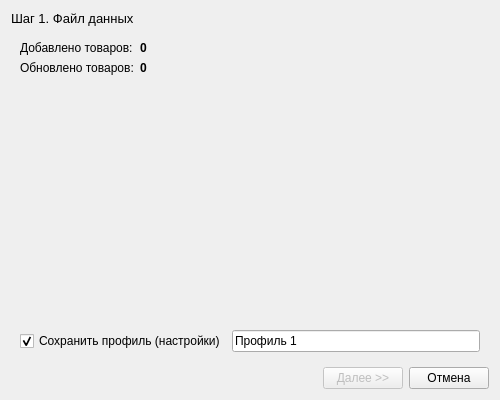
<?xml version="1.0" encoding="UTF-8"?>
<ui version="4.0">
 <class>DialogProductsMasterImport</class>
 <widget class="QDialog" name="DialogProductsMasterImport">
  <property name="geometry">
   <rect>
    <x>0</x>
    <y>0</y>
    <width>500</width>
    <height>400</height>
   </rect>
  </property>
  <property name="windowTitle">
   <string>Импорт товаров из XLSX, CSV, XML</string>
  </property>
  <layout class="QVBoxLayout" name="verticalLayout">
   <item>
    <widget class="QLabel" name="labelStepInfo">
     <property name="font">
      <font>
       <pointsize>10</pointsize>
      </font>
     </property>
     <property name="text">
      <string>Шаг 1. Файл данных</string>
     </property>
    </widget>
   </item>
   <item>
    <widget class="QStackedWidget" name="stackedWidget">
     <property name="currentIndex">
      <number>2</number>
     </property>
     <widget class="QWidget" name="pageSettings">
      <layout class="QVBoxLayout" name="verticalLayout_2">
       <item>
        <widget class="QLabel" name="label">
         <property name="text">
          <string>Файл импорта</string>
         </property>
        </widget>
       </item>
       <item>
        <layout class="QHBoxLayout" name="horizontalLayout_4">
         <item>
          <widget class="QLineEdit" name="lineEditFile">
           <property name="enabled">
            <bool>true</bool>
           </property>
           <property name="readOnly">
            <bool>true</bool>
           </property>
          </widget>
         </item>
         <item>
          <widget class="QToolButton" name="toolButtonFileOpen">
           <property name="toolTip">
            <string>Выбрать папку эскпорта</string>
           </property>
           <property name="text">
            <string>...</string>
           </property>
          </widget>
         </item>
        </layout>
       </item>
       <item>
        <widget class="QWidget" name="widgetSettings" native="true">
         <layout class="QGridLayout" name="gridLayout">
          <property name="leftMargin">
           <number>1</number>
          </property>
          <property name="topMargin">
           <number>1</number>
          </property>
          <property name="rightMargin">
           <number>1</number>
          </property>
          <property name="bottomMargin">
           <number>1</number>
          </property>
          <property name="spacing">
           <number>6</number>
          </property>
          <item row="0" column="0">
           <widget class="QLabel" name="label_3">
            <property name="text">
             <string>Профиль загрузки</string>
            </property>
           </widget>
          </item>
          <item row="0" column="1">
           <widget class="QLabel" name="label_8">
            <property name="font">
             <font>
              <weight>75</weight>
              <bold>true</bold>
             </font>
            </property>
            <property name="text">
             <string>Ключевое поле</string>
            </property>
           </widget>
          </item>
          <item row="1" column="0">
           <widget class="QComboBox" name="comboBoxProfile"/>
          </item>
          <item row="1" column="1">
           <widget class="QComboBox" name="comboBoxKeyField">
            <item>
             <property name="text">
              <string>Артикул</string>
             </property>
            </item>
            <item>
             <property name="text">
              <string>Идентификатор</string>
             </property>
            </item>
            <item>
             <property name="text">
              <string>Код (URL)</string>
             </property>
            </item>
            <item>
             <property name="text">
              <string>Наименование</string>
             </property>
            </item>
           </widget>
          </item>
          <item row="2" column="0">
           <widget class="QLabel" name="label_4">
            <property name="text">
             <string>Кодировка</string>
            </property>
           </widget>
          </item>
          <item row="2" column="1">
           <widget class="QLabel" name="label_5">
            <property name="text">
             <string>Пропустить строк</string>
            </property>
           </widget>
          </item>
          <item row="3" column="0">
           <widget class="QComboBox" name="comboBoxEncoding">
            <item>
             <property name="text">
              <string>UTF-8</string>
             </property>
            </item>
            <item>
             <property name="text">
              <string>Windows-1251</string>
             </property>
            </item>
           </widget>
          </item>
          <item row="3" column="1">
           <widget class="QSpinBox" name="spinBoxSkipRows">
            <property name="sizePolicy">
             <sizepolicy hsizetype="Preferred" vsizetype="Fixed">
              <horstretch>0</horstretch>
              <verstretch>0</verstretch>
             </sizepolicy>
            </property>
            <property name="alignment">
             <set>Qt::AlignRight|Qt::AlignTrailing|Qt::AlignVCenter</set>
            </property>
            <property name="maximum">
             <number>1000</number>
            </property>
            <property name="value">
             <number>1</number>
            </property>
           </widget>
          </item>
          <item row="4" column="0">
           <widget class="QLabel" name="label_6">
            <property name="text">
             <string>Разделитель столбцов</string>
            </property>
           </widget>
          </item>
          <item row="4" column="1">
           <widget class="QLabel" name="label_7">
            <property name="text">
             <string>Ограничитель поля</string>
            </property>
           </widget>
          </item>
          <item row="5" column="0">
           <widget class="QComboBox" name="comboBoxDelimiter">
            <item>
             <property name="text">
              <string>Автоопределение</string>
             </property>
            </item>
            <item>
             <property name="text">
              <string>Точка с запятой</string>
             </property>
            </item>
            <item>
             <property name="text">
              <string>Запятая</string>
             </property>
            </item>
            <item>
             <property name="text">
              <string>Табуляция</string>
             </property>
            </item>
           </widget>
          </item>
          <item row="5" column="1">
           <widget class="QLineEdit" name="lineEditEnclosure">
            <property name="sizePolicy">
             <sizepolicy hsizetype="Preferred" vsizetype="Fixed">
              <horstretch>0</horstretch>
              <verstretch>0</verstretch>
             </sizepolicy>
            </property>
            <property name="font">
             <font>
              <pointsize>10</pointsize>
             </font>
            </property>
            <property name="text">
             <string>&quot;</string>
            </property>
            <property name="maxLength">
             <number>1</number>
            </property>
            <property name="alignment">
             <set>Qt::AlignCenter</set>
            </property>
           </widget>
          </item>
         </layout>
        </widget>
       </item>
       <item>
        <spacer name="verticalSpacer">
         <property name="orientation">
          <enum>Qt::Vertical</enum>
         </property>
         <property name="sizeHint" stdset="0">
          <size>
           <width>20</width>
           <height>89</height>
          </size>
         </property>
        </spacer>
       </item>
      </layout>
     </widget>
     <widget class="QWidget" name="pageColumns">
      <layout class="QVBoxLayout" name="verticalLayout_3">
       <property name="spacing">
        <number>2</number>
       </property>
       <property name="leftMargin">
        <number>2</number>
       </property>
       <property name="topMargin">
        <number>2</number>
       </property>
       <property name="rightMargin">
        <number>2</number>
       </property>
       <property name="bottomMargin">
        <number>2</number>
       </property>
       <item>
        <widget class="QScrollArea" name="scrollArea">
         <property name="widgetResizable">
          <bool>true</bool>
         </property>
         <widget class="QWidget" name="scrollAreaWidgetContents">
          <property name="geometry">
           <rect>
            <x>0</x>
            <y>0</y>
            <width>476</width>
            <height>16</height>
           </rect>
          </property>
          <property name="sizePolicy">
           <sizepolicy hsizetype="Preferred" vsizetype="Fixed">
            <horstretch>0</horstretch>
            <verstretch>0</verstretch>
           </sizepolicy>
          </property>
          <property name="minimumSize">
           <size>
            <width>0</width>
            <height>0</height>
           </size>
          </property>
         </widget>
        </widget>
       </item>
      </layout>
     </widget>
     <widget class="QWidget" name="pageResult">
      <layout class="QGridLayout" name="gridLayout_2">
       <item row="0" column="1">
        <widget class="QLabel" name="labelCountInsert">
         <property name="font">
          <font>
           <weight>75</weight>
           <bold>true</bold>
          </font>
         </property>
         <property name="text">
          <string>0</string>
         </property>
        </widget>
       </item>
       <item row="1" column="0">
        <widget class="QLabel" name="label_9">
         <property name="text">
          <string>Обновлено товаров:</string>
         </property>
        </widget>
       </item>
       <item row="0" column="0">
        <widget class="QLabel" name="label_2">
         <property name="text">
          <string>Добавлено товаров:</string>
         </property>
        </widget>
       </item>
       <item row="1" column="1">
        <widget class="QLabel" name="labelCountUpdate">
         <property name="font">
          <font>
           <weight>75</weight>
           <bold>true</bold>
          </font>
         </property>
         <property name="text">
          <string>0</string>
         </property>
        </widget>
       </item>
       <item row="3" column="2">
        <widget class="QLineEdit" name="lineEditProfileName">
         <property name="text">
          <string>Профиль 1</string>
         </property>
        </widget>
       </item>
       <item row="2" column="0">
        <spacer name="verticalSpacer_2">
         <property name="orientation">
          <enum>Qt::Vertical</enum>
         </property>
         <property name="sizeHint" stdset="0">
          <size>
           <width>20</width>
           <height>209</height>
          </size>
         </property>
        </spacer>
       </item>
       <item row="3" column="0" colspan="2">
        <widget class="QCheckBox" name="checkBoxIsSaveProfile">
         <property name="text">
          <string>Сохранить профиль (настройки)</string>
         </property>
         <property name="checked">
          <bool>true</bool>
         </property>
        </widget>
       </item>
      </layout>
     </widget>
    </widget>
   </item>
   <item>
    <layout class="QHBoxLayout" name="horizontalLayout">
     <item>
      <spacer name="horizontalSpacer">
       <property name="orientation">
        <enum>Qt::Horizontal</enum>
       </property>
       <property name="sizeHint" stdset="0">
        <size>
         <width>348</width>
         <height>20</height>
        </size>
       </property>
      </spacer>
     </item>
     <item>
      <widget class="QPushButton" name="buttonRun">
       <property name="enabled">
        <bool>false</bool>
       </property>
       <property name="sizePolicy">
        <sizepolicy hsizetype="Preferred" vsizetype="Fixed">
         <horstretch>0</horstretch>
         <verstretch>0</verstretch>
        </sizepolicy>
       </property>
       <property name="minimumSize">
        <size>
         <width>0</width>
         <height>0</height>
        </size>
       </property>
       <property name="maximumSize">
        <size>
         <width>16777215</width>
         <height>16777215</height>
        </size>
       </property>
       <property name="baseSize">
        <size>
         <width>0</width>
         <height>50</height>
        </size>
       </property>
       <property name="text">
        <string>Далее &gt;&gt;</string>
       </property>
       <property name="iconSize">
        <size>
         <width>16</width>
         <height>16</height>
        </size>
       </property>
       <property name="flat">
        <bool>false</bool>
       </property>
      </widget>
     </item>
     <item>
      <widget class="QPushButton" name="buttonCancel">
       <property name="sizePolicy">
        <sizepolicy hsizetype="Preferred" vsizetype="Fixed">
         <horstretch>0</horstretch>
         <verstretch>0</verstretch>
        </sizepolicy>
       </property>
       <property name="minimumSize">
        <size>
         <width>0</width>
         <height>0</height>
        </size>
       </property>
       <property name="maximumSize">
        <size>
         <width>16777215</width>
         <height>16777215</height>
        </size>
       </property>
       <property name="text">
        <string>Отмена</string>
       </property>
       <property name="iconSize">
        <size>
         <width>16</width>
         <height>16</height>
        </size>
       </property>
       <property name="flat">
        <bool>false</bool>
       </property>
      </widget>
     </item>
    </layout>
   </item>
  </layout>
 </widget>
 <resources/>
 <connections/>
</ui>
